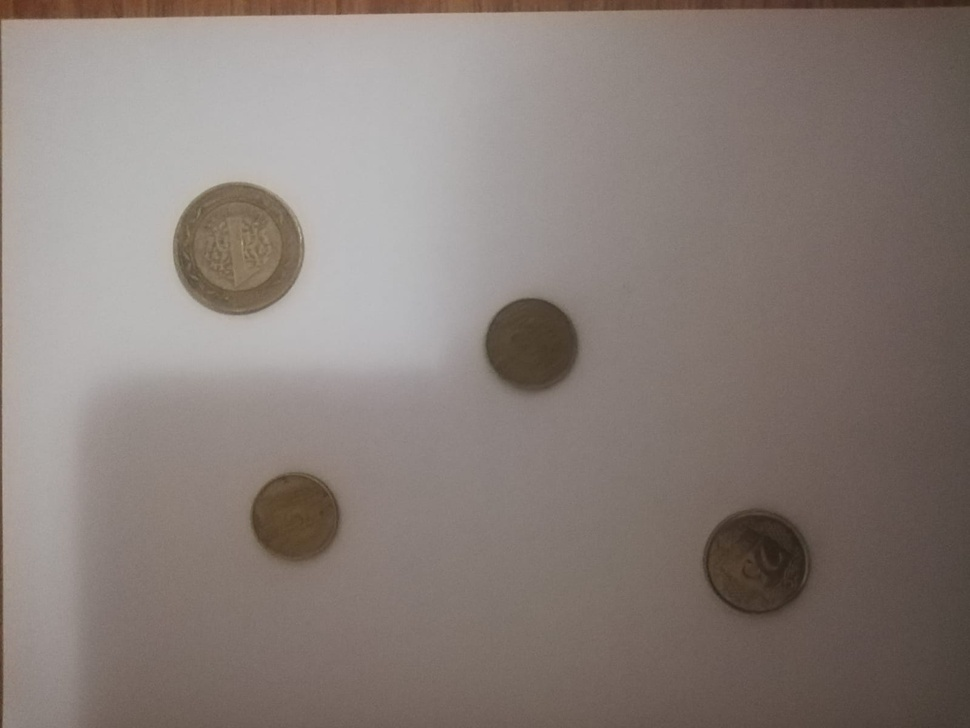
#> input picture images/img-8.jpeg, 970 x 728 px, shrunk from 1599 x 1200 before the run
$ python main.py
#> lines starting #> are read from the running program, lines starting #| are printed output that depends on the picture; after the words box and inside, x2 and y2 are one past the last pixel; in counts of white or black regions, pixels touching at a corner belong together
import cv2 as cv
import numpy as np

img = cv.imread("images/img-8.jpeg")
#> img is the input picture: shape (728, 970, 3); mean B, G, R 120.2, 125.5, 136.1
gray = cv.cvtColor(img, cv.COLOR_BGR2GRAY)
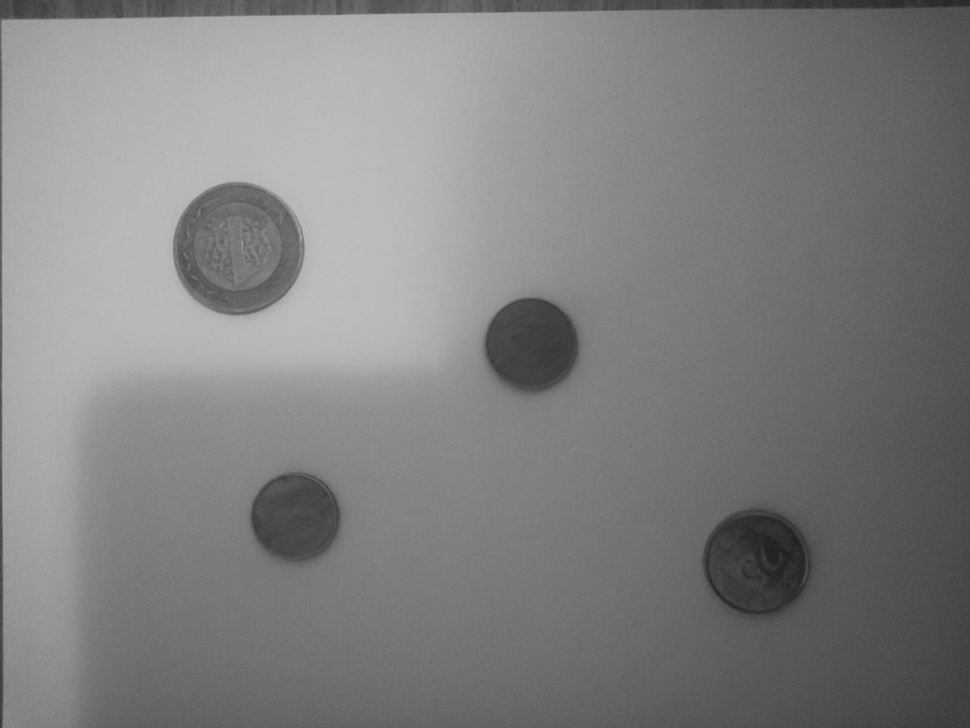
#> gray: shape (728, 970); min 32, max 190, mean 128.1

gray = cv.GaussianBlur(gray, (15, 15), 0)


rows = gray.shape[0]
#> rows = 728
circles = cv.HoughCircles(gray, cv.HOUGH_GRADIENT, 1, rows / 8,
                               param1=10, param2=30,
                               minRadius=0, maxRadius=300)
#> circles = [[237.5, 249.5, 65.6], [757.5, 561.5, 53.3], [294.5, 517.5, 44.9], [532.5, 345.5, 45.8]]


total=0
if circles is not None:
    circles = np.uint16(np.around(circles))
#> circles = [[238, 250, 66], [758, 562, 53], [294, 518, 45], [532, 346, 46]]
    for i in circles[0, :]:
        center = (i[0], i[1])
        cv.circle(img, center, 1, (0, 100, 100), 3)
        radius = i[2] #çap
        cv.circle(img, center, radius, (255, 0, 255), 3)

        if radius>100:
            total+=1
            cv.putText(img,"Coin : 1",center,cv.FONT_HERSHEY_SIMPLEX, 1, (255, 0, 0))
        elif radius>90 and radius<100:
            total+=0.5
            cv.putText(img,"Coin : 0.5",center,cv.FONT_HERSHEY_SIMPLEX, 1, (255, 0, 0))
        elif radius>80 and radius<90:
            total+=0.25
            cv.putText(img,"Coin : 0.25",center,cv.FONT_HERSHEY_SIMPLEX, 1, (255, 0, 0))
        elif radius>75 and radius<=80:
            total+=0.10
            cv.putText(img,"Coin : 0.10",center,cv.FONT_HERSHEY_SIMPLEX, 1, (255, 0, 0))
        elif radius<75:
            total+=0.05
            cv.putText(img,"Coin : 0.05",center,cv.FONT_HERSHEY_SIMPLEX, 1, (255, 0, 0))
#> this loop made 4 passes
#> (center, radius, total) on passes 1 to 4: ((238, 250), 66, 0.05), ((758, 562), 53, 0.1), ((294, 518), 45, 0.15), ((532, 346), 46, 0.2)
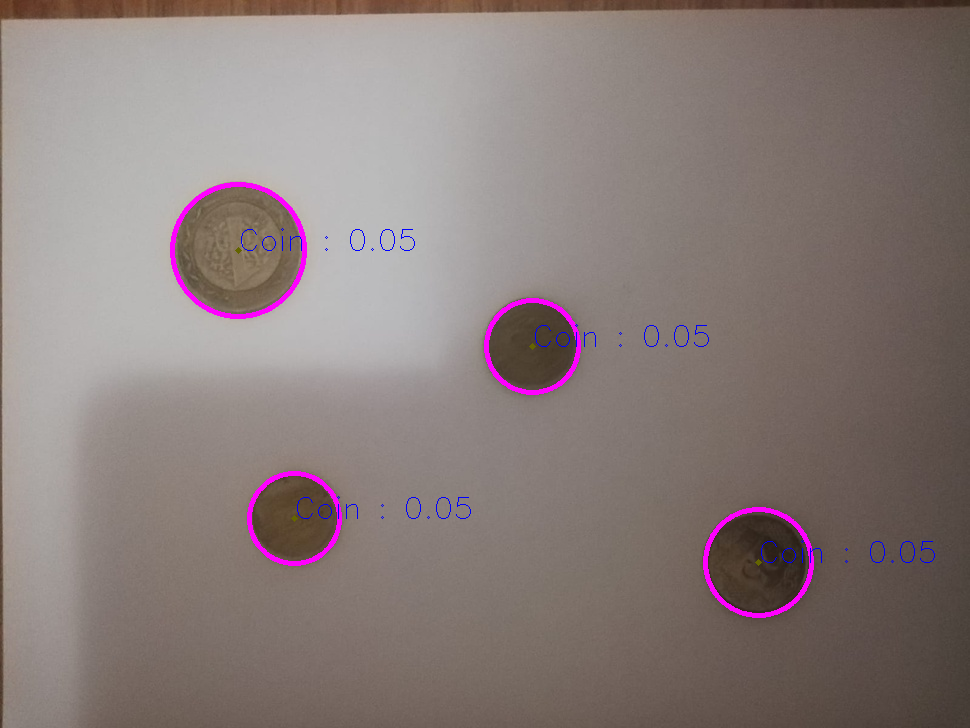
#> img: shape (728, 970, 3); 1.11% of pixels changed, all inside (x1, y1, x2, y2) = (170, 182, 935, 618)
#> after the loop, total = 0.2


cv.putText(img, f'Total: {total}', (50, 50), cv.FONT_HERSHEY_SIMPLEX,
                   1, (50, 50), 2, cv.LINE_AA)
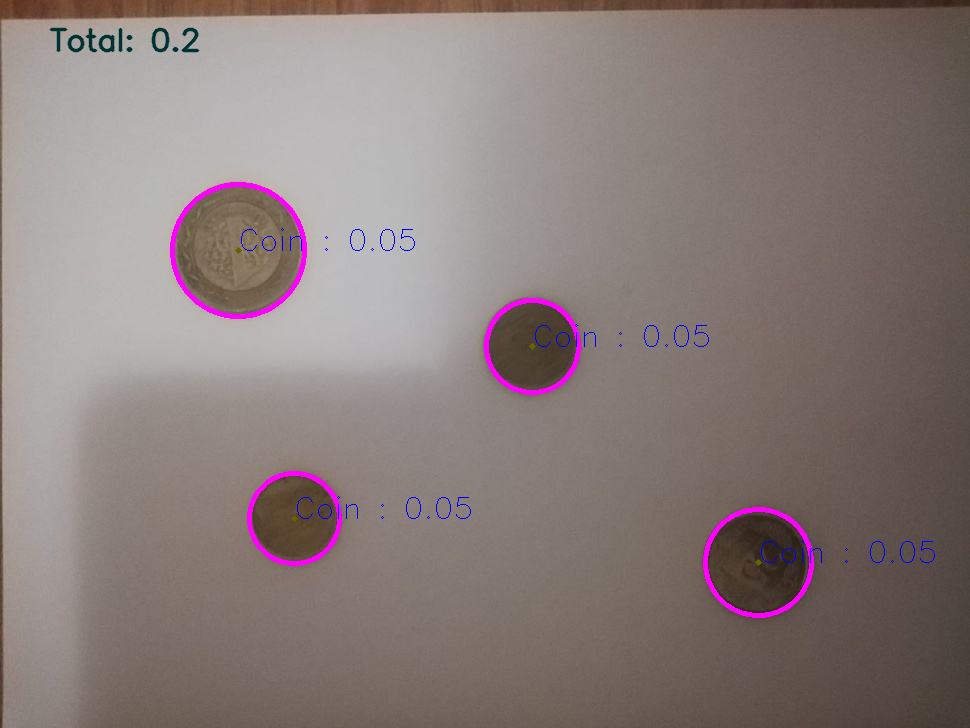
#> img: shape (728, 970, 3); 0.22% of pixels changed, all inside (x1, y1, x2, y2) = (49, 27, 200, 53)
print(total)
#| 0.2
cv.imshow("detected circles", img)
cv.waitKey()

$ run again, with images/img-1.jpeg copied over images/img-8.jpeg
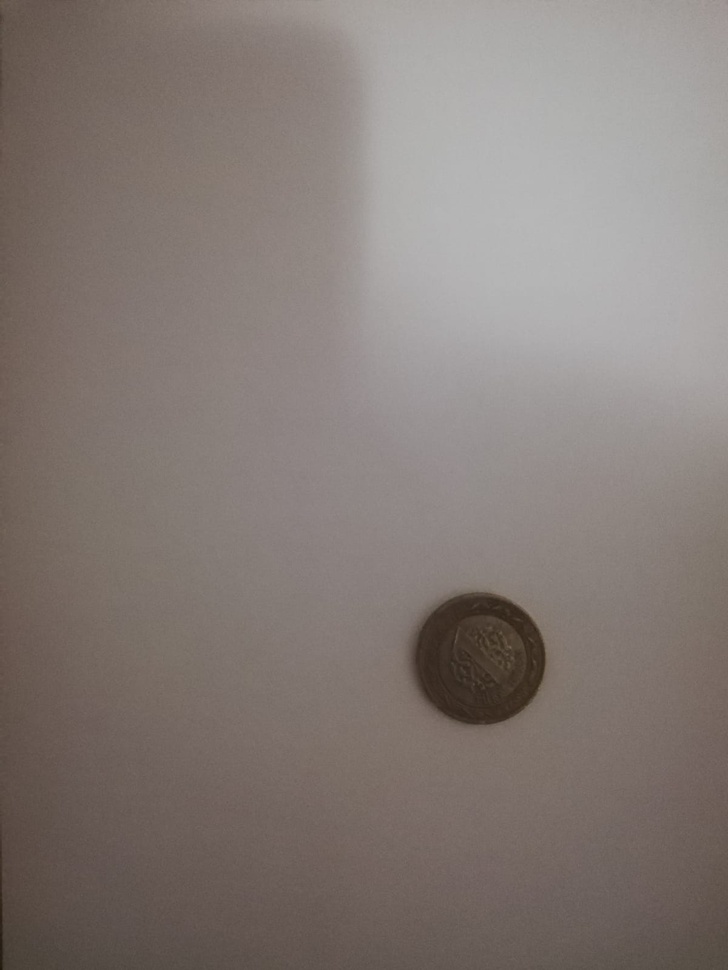
#> input picture images/img-1.jpeg, 728 x 970 px, shrunk from 1200 x 1599 before the run
#> img is the input picture: shape (970, 728, 3); mean B, G, R 118.3, 123, 132.5
#> `circles = cv.HoughCircles(gray, cv.HOUGH_GRADIENT, 1, rows / 8, param1..`: circles = [[479.5, 658.5, 65.9]]
#> `circles = np.uint16(np.around(circles))`: circles = [[480, 658, 66]]
#> the loop `for i in circles[0, :]:` made 1 pass
#> (center, radius, total) on pass 1: ((480, 658), 66, 0.05)
#> after the loop `for i in circles[0, :]:`:
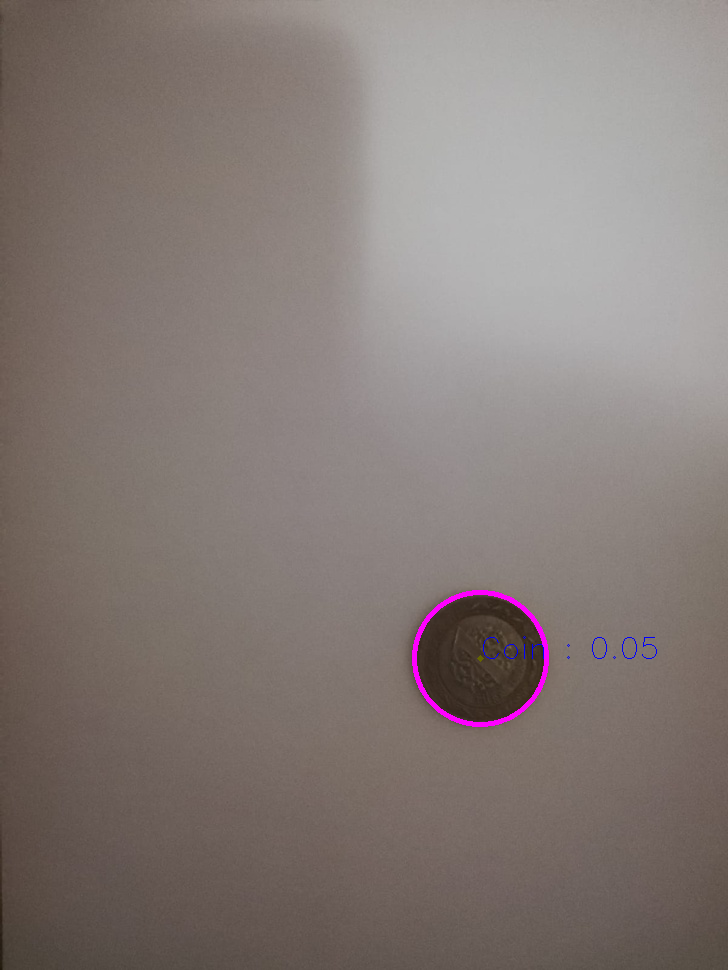
#> img: shape (970, 728, 3); 0.34% of pixels changed, all inside (x1, y1, x2, y2) = (412, 590, 657, 727)
#> after the loop `for i in circles[0, :]:`: total = 0.05
#> `cv.putText(img, f'Total: {total}', (50, 50), cv.FONT_HERSHEY_SIMPLEX, ..`:
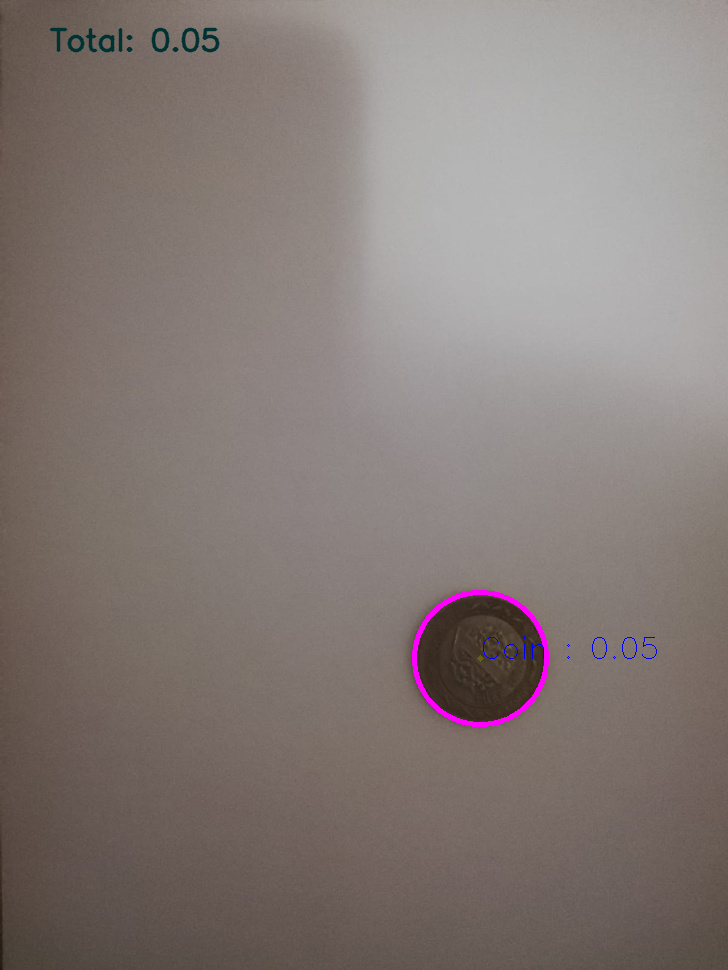
#> img: shape (970, 728, 3); 0.26% of pixels changed, all inside (x1, y1, x2, y2) = (49, 27, 220, 53)
#| 0.05

$ run again, with images/img-2.jpeg copied over images/img-8.jpeg
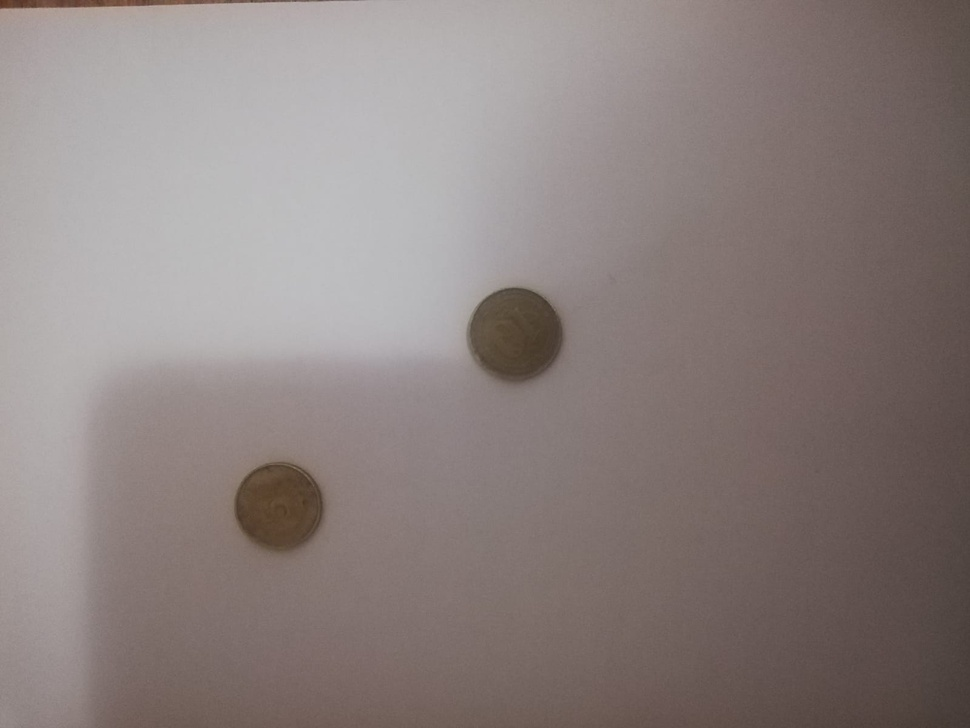
#> input picture images/img-2.jpeg, 970 x 728 px, shrunk from 1599 x 1200 before the run
#> img is the input picture: shape (728, 970, 3); mean B, G, R 127.2, 129.3, 140.2
#> `circles = cv.HoughCircles(gray, cv.HOUGH_GRADIENT, 1, rows / 8, param1..`: circles = [[278.5, 506.5, 45.2], [516.5, 333.5, 47.8]]
#> `circles = np.uint16(np.around(circles))`: circles = [[278, 506, 45], [516, 334, 48]]
#> the loop `for i in circles[0, :]:` made 2 passes
#> (center, radius, total) on passes 1 to 2: ((278, 506), 45, 0.05), ((516, 334), 48, 0.1)
#> after the loop `for i in circles[0, :]:`:
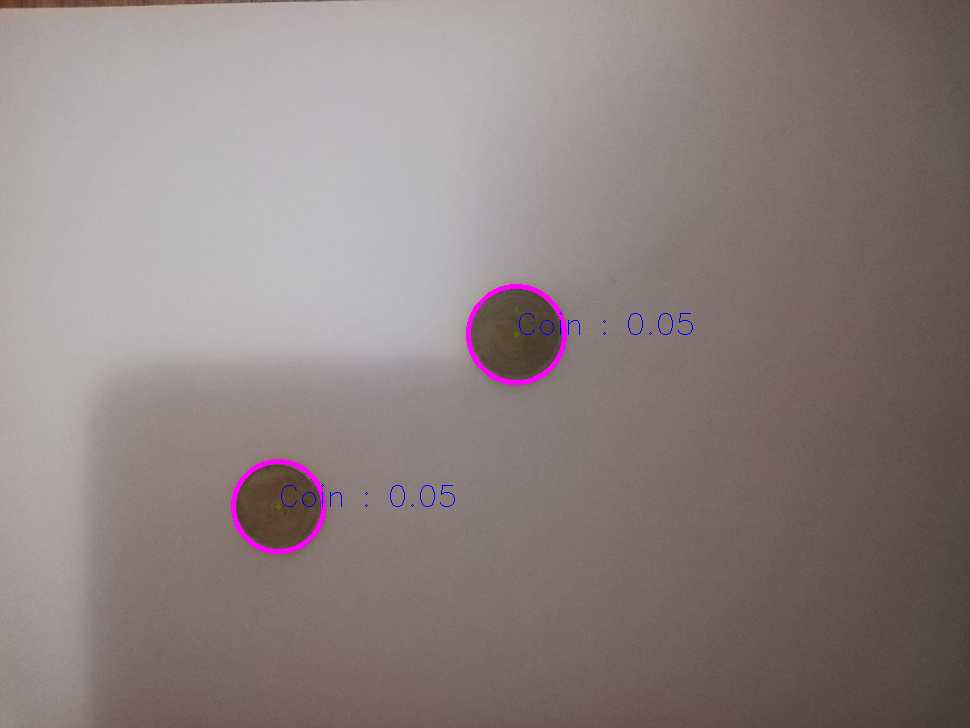
#> img: shape (728, 970, 3); 0.5% of pixels changed, all inside (x1, y1, x2, y2) = (231, 284, 693, 554)
#> after the loop `for i in circles[0, :]:`: total = 0.1
#> `cv.putText(img, f'Total: {total}', (50, 50), cv.FONT_HERSHEY_SIMPLEX, ..`:
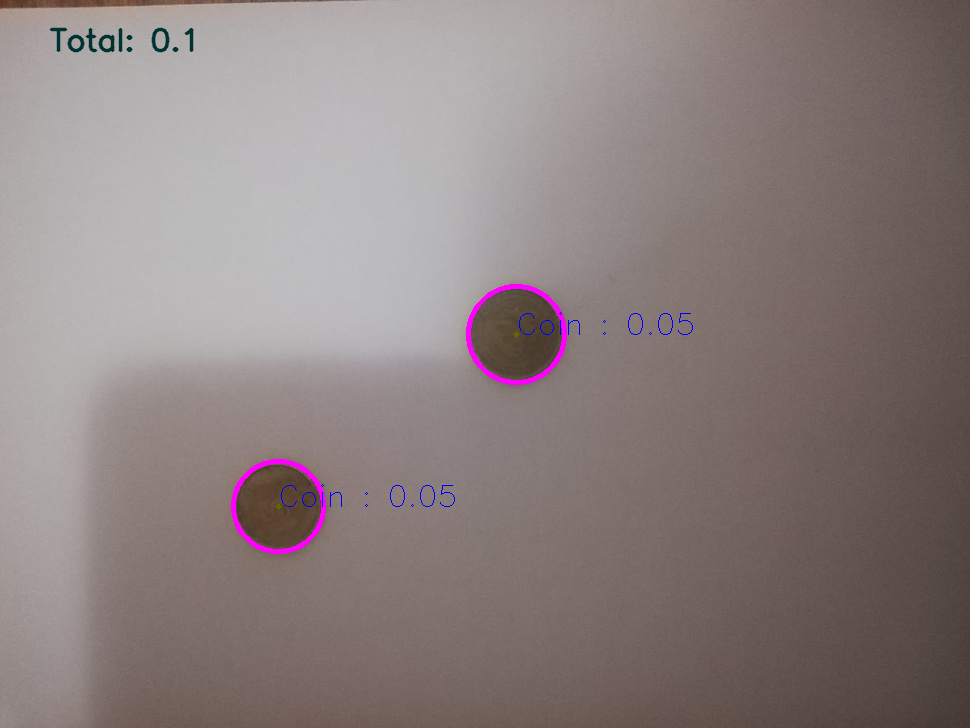
#> img: shape (728, 970, 3); 0.2% of pixels changed, all inside (x1, y1, x2, y2) = (49, 27, 194, 53)
#| 0.1
